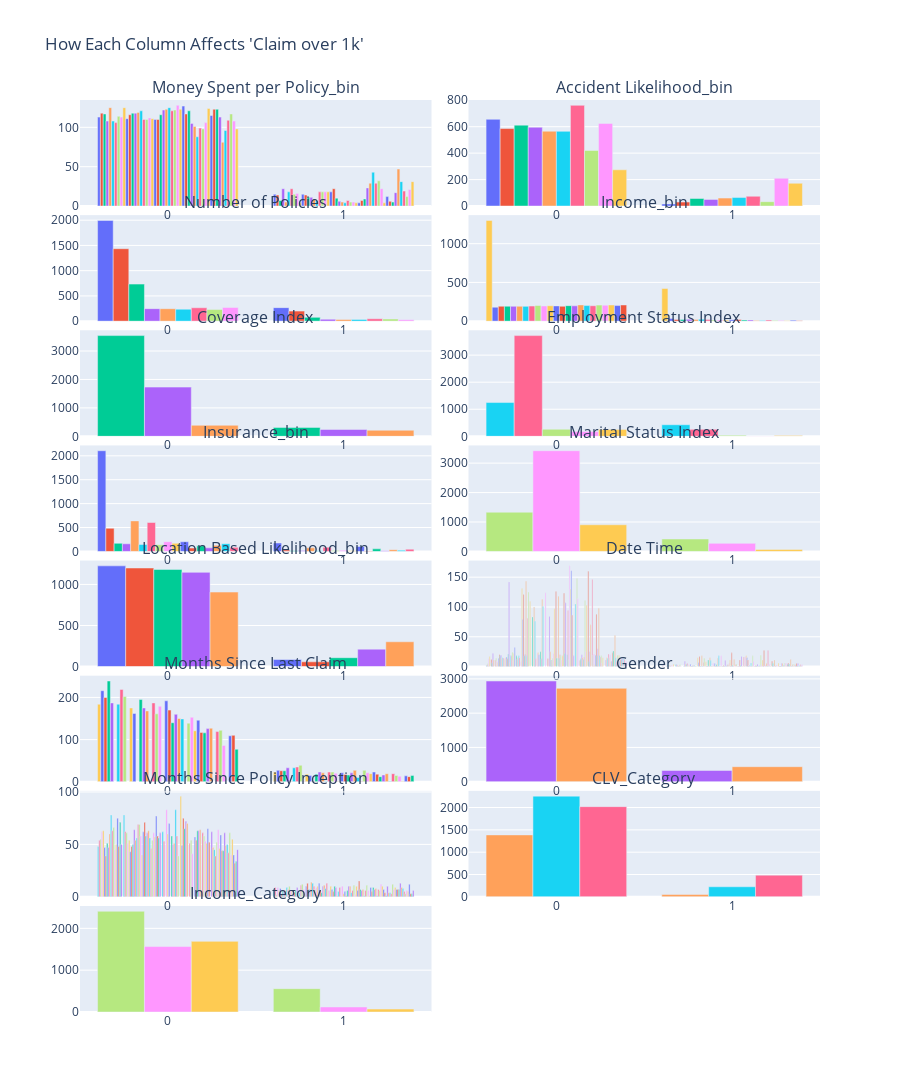

The notebook cell saved with this chart:
### Code cell
ratio = np.exp(2)
df_balance_train_from_train_dataset = balance_with_ratio(df_train_from_train_dataset, ratio)
print(df_balance_train_from_train_dataset["Claim over 1k"].value_counts())
relation_to_claim_over_1k(df_balance_train_from_train_dataset)
